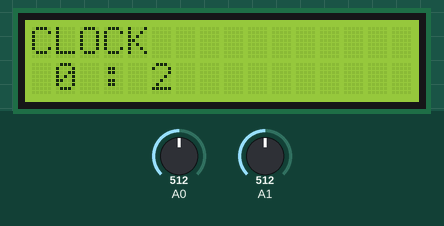
Recording of a sketch running on a simulated Arduino Uno, built with avr-gcc and run on an emulated ATmega328P. Parts: 16×2 character LCD. The test bench sets the inputs (shaded band); at power-on: A1 = 512, A0 = 512.

Above: at 1.2 s.
1.3 s: A1 set to 589
3.5 s: A1 set to 608
At 4.8 s:
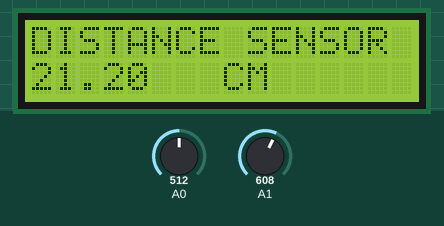
At 5.8 s:
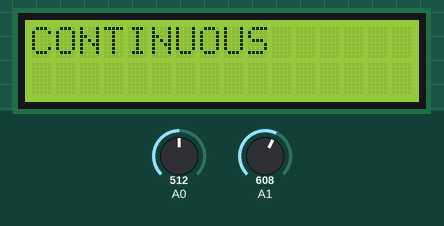
9.5 s: A0 set to 0
At 10.8 s:
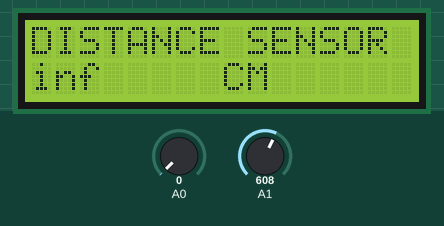
Timing chart, 0 to 12.5 s (numbered marks = the images above; inputs shaded):
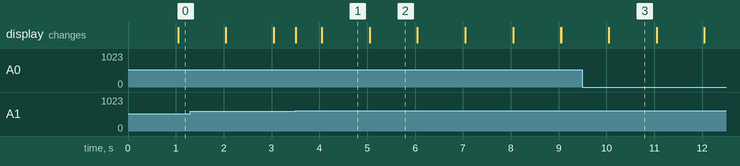

Measured:
- the behaviour switches between 600 and 601 on A1 (found by bisection; images 0 and 1)
- after the input at 3.5 s, the display: first changes at once (image 1 shows a later state)
- after the input at 9.5 s, the display: changes after 0.55 s (image 3)
- what the display in image 1 shows lasts 1.0 s, from 4.1 s to 5.1 s

The sketch:

ASSIGMENT_V5.ino
```cpp
#include <LiquidCrystal.h>
LiquidCrystal lcd(8, 9, 4, 5, 6, 7);

#define btnRIGHT  0
#define btnUP     1
#define btnDOWN   2
#define btnLEFT   3
#define btnSELECT 4
#define btnNONE   5
#define IR 1
 double sensor, inches, cm ;

int LCD_mode = 0;
int lcd_key=0;
int adc_key_in  = 0;
long lastDebounceTime = 0;  // the last time the output pin was toggled
long debounceDelay = 0.1;    // the debounce time
volatile unsigned int  seconds;
volatile unsigned int minutes;


void setup() {
  // put your setup code here, to run once:
 lcd.begin(16, 2);              // start the library
ADMUX |=(1<<REFS0);
 ADMUX &=~(1<<REFS1);
 ADMUX &=~(1<<ADLAR);
ADCSRA |=(1<<ADEN)|  (1<<ADSC)|(1<<ADPS2)|(1<<ADPS1)|(1<<ADPS0);
//ADCSRA |=(1<<ADIE);

//timer 1 setup
  cli();          // disable global interrupts
  TCCR1A = 0;     // set entire TCCR1A register to 0
  TCCR1B = 0;     // same for TCCR1B
 OCR1A = 15624;
  // turn on CTC mode:
  TCCR1B |= (1 << WGM12);
  // Set CS10 and CS12 bits for 1024 prescaler:
  TCCR1B |= (1 << CS10);
  TCCR1B |= (1 << CS12);
  // enable timer compare interrupt:
  TIMSK1 |= (1 << OCIE1A);
  sei();          // enable global interrupts


}

void update_clock(){
 seconds++;
 if (seconds==60){
  seconds=0;
  minutes++;
  lcd.clear();
 }

 }


int read_lcd_buttons(){

ADMUX  &=~(1<<MUX0);    //<----Set Multiplexor Value to pin A0
 ADMUX  &=~(1<<MUX1);
 ADMUX  &=~(1<<MUX2);
 ADMUX  &=~(1<<MUX3);
 ADCSRA |=(1<<ADSC);      //<---- Start ADC conversion bit
  while(ADCSRA!=ADCSRA &~(1<<ADIF)) //<---- Create a condition that waits for ADC conversion interrupt flag
    ADCSRA &=~(1<<ADIF);

    //delay(200);
    return ADC;

}
void distance(){


ADMUX  |=(1<<MUX0);    //<----Set Multiplexor Value to pin A0
 ADMUX  &=~(1<<MUX1);
 ADMUX  &=~(1<<MUX2);
 ADMUX  &=~(1<<MUX3);
 ADCSRA |=(1<<ADSC);
  while(ADCSRA!=ADCSRA &~(1<<ADIF)) //<---- Create a condition that waits for ADC conversion interrupt flag
  ADCSRA &=~(1<<ADIF);
sensor= ADC;
inches= 4192.936 * pow(sensor,-0.935)-3.937;
cm= 10650.08 *pow(sensor,-0.935)-10;
//delay(100);


}


void toggleMode(){
  adc_key_in = read_lcd_buttons();
  if(adc_key_in < 800 && adc_key_in>600){ //select key ADC value
    if ((seconds - lastDebounceTime) > debounceDelay) { //d
      if(LCD_mode < 5){
        lcd.clear();
        LCD_mode++;
      }
      else{
        lcd.clear();
        LCD_mode = 0;
      }
      lastDebounceTime = seconds;
    }
}
}

void loop() {
  toggleMode();
  lcd.setCursor(0,0);
distance();


  switch(LCD_mode){
  case 0:
    {


lcd.setCursor(0,0);
lcd.print("CLOCK");
lcd.setCursor(1,1);
lcd.print (minutes);
lcd.setCursor(3,1);
lcd.print(":");
lcd.setCursor(5,1);
lcd.print(seconds);
    break;
    }

  case 1:
    {
     lcd.setCursor (0,0);
    lcd.print("ESTEBAN_A");
    lcd.setCursor(0,1);
    lcd.print("12824583");
    break;
    }

  case 2:
    {
    lcd.print("DISTANCE SENSOR");
    lcd.setCursor(8,1);
    lcd.print("CM");
    lcd.setCursor(0,1);
    lcd.print(cm);

    break;
    }

  case 3:
    {
    lcd.print("CONTINUOUS");
    break;
    }

  case 4:
    {
    lcd.print("STEP");
    break;
    }

  case 5:
    {
    lcd.print("LINK");
    break;
    }
 }
}

ISR(TIMER1_COMPA_vect){
  update_clock();


}
```
